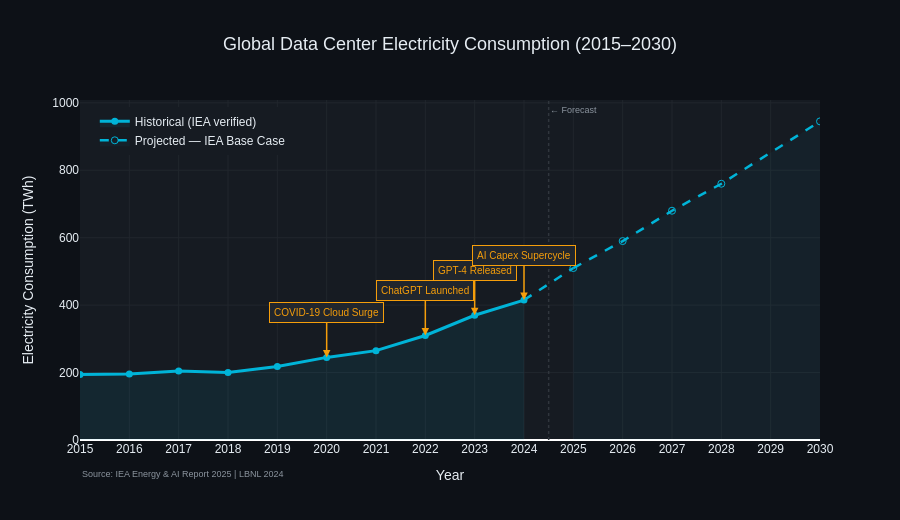

This figure's notebook cell:
### Code cell
# ── What this proves ─────────────────────────────────────────────────────────
# DC energy grew 114% from 2015 to 2024. The rate of growth visibly
# accelerates after 2022 — the AI inflection point. This is the opening
# chart of your report — it establishes the scale of the problem immediately.

yr  = 'Year'
twh = 'Global DC Energy (TWh)'

df_full = pd.concat([df_hist, df_proj]).dropna(subset=[yr, twh])
df_full[yr] = df_full[yr].astype(int)

hist = df_full[df_full[flag_col].str.strip() == 'H']
proj = df_full[df_full[flag_col].str.strip() == 'P']

# Bridge point connects last historical to first projected smoothly
bridge_x = [hist[yr].iloc[-1], proj[yr].iloc[0]]
bridge_y = [hist[twh].iloc[-1], proj[twh].iloc[0]]

fig = make_fig()

# Shaded area under historical curve
fig.add_trace(go.Scatter(
    x=hist[yr], y=hist[twh],
    fill='tozeroy', fillcolor='rgba(0,180,216,0.08)',
    line=dict(color=PALETTE['cyan'], width=3),
    mode='lines+markers',
    marker=dict(size=7, color=PALETTE['cyan']),
    name='Historical (IEA verified)'
))

# Bridge to projection
fig.add_trace(go.Scatter(
    x=bridge_x, y=bridge_y,
    line=dict(color=PALETTE['cyan'], width=2.5, dash='dash'),
    mode='lines', showlegend=False
))

# Projected line
fig.add_trace(go.Scatter(
    x=proj[yr], y=proj[twh],
    fill='tozeroy', fillcolor='rgba(0,180,216,0.04)',
    line=dict(color=PALETTE['cyan'], width=2.5, dash='dash'),
    mode='lines+markers',
    marker=dict(size=7, color=PALETTE['cyan'], symbol='circle-open'),
    name='Projected — IEA Base Case'
))

# Key event annotations
events = [
    (2020, 245, "COVID-19 Cloud Surge"),
    (2022, 310, "ChatGPT Launched"),
    (2023, 370, "GPT-4 Released"),
    (2024, 415, "AI Capex Supercycle"),
]
for ev_yr, ev_twh, ev_label in events:
    fig.add_annotation(
        x=ev_yr, y=ev_twh,
        text=ev_label,
        showarrow=True,
        arrowhead=2,
        arrowcolor=PALETTE['yellow'],
        arrowwidth=1.5,
        ax=0, ay=-45,
        font=dict(size=10, color=PALETTE['yellow']),
        bgcolor='#21262D',
        bordercolor=PALETTE['yellow'],
        borderpad=4,
    )

# Forecast divider line
fig.add_vline(x=2024.5, line_dash='dot', line_color='#30363D', line_width=1.5)
fig.add_annotation(x=2025, y=980, text="← Forecast",
                   showarrow=False, font=dict(size=9, color='#8B949E'))

fig.update_layout(
    title=dict(
        text='Global Data Center Electricity Consumption (2015–2030)',
        font=dict(size=18, color='#E6EDF3'), x=0.5
    ),
    xaxis=dict(title='Year', gridcolor='#21262D', dtick=1),
    yaxis=dict(title='Electricity Consumption (TWh)', gridcolor='#21262D'),
    legend=dict(x=0.02, y=0.98),
    height=520,
    annotations=fig.layout.annotations + (
        go.layout.Annotation(
            text='Source: IEA Energy & AI Report 2025 | LBNL 2024',
            x=0, y=-0.12, xref='paper', yref='paper',
            showarrow=False, font=dict(size=9, color='#8B949E')
        ),
    )
)

fig.write_html(str(OUT_DIR / "02_chart1_dc_energy_hero.html"))
fig.show()
print("✅ Chart 1 saved")

### Figure 1 — Plotly figure (JSON) as saved in the notebook; plotly's stock layout.template omitted (floating-point values rounded to 4 significant figures)
{"data": [{"fill": "tozeroy", "fillcolor": "rgba(0,180,216,0.08)", "line": {"color": "#00B4D8", "width": 3}, "marker": {"color": "#00B4D8", "size": 7}, "mode": "lines+markers", "name": "Historical (IEA verified)", "type": "scatter", "x": [2015, 2016, 2017, 2018, 2019, 2020, 2021, 2022, 2023, 2024], "y": [194.0, 196.0, 205.0, 200.0, 218.0, 245.0, 265.0, 310.0, 370.0, 415.0]}, {"line": {"color": "#00B4D8", "dash": "dash", "width": 2.5}, "mode": "lines", "showlegend": false, "type": "scatter", "x": [2024, 2025], "y": [415, 510]}, {"fill": "tozeroy", "fillcolor": "rgba(0,180,216,0.04)", "line": {"color": "#00B4D8", "dash": "dash", "width": 2.5}, "marker": {"color": "#00B4D8", "size": 7, "symbol": "circle-open"}, "mode": "lines+markers", "name": "Projected — IEA Base Case", "type": "scatter", "x": [2025, 2026, 2027, 2028, 2030], "y": [510.0, 590.0, 680.0, 760.0, 945.0]}], "layout": {"annotations": [{"arrowcolor": "#F59E0B", "arrowhead": 2, "arrowwidth": 1.5, "ax": 0, "ay": -45, "bgcolor": "#21262D", "bordercolor": "#F59E0B", "borderpad": 4, "font": {"color": "#F59E0B", "size": 10}, "showarrow": true, "text": "COVID-19 Cloud Surge", "x": 2020, "y": 245}, {"arrowcolor": "#F59E0B", "arrowhead": 2, "arrowwidth": 1.5, "ax": 0, "ay": -45, "bgcolor": "#21262D", "bordercolor": "#F59E0B", "borderpad": 4, "font": {"color": "#F59E0B", "size": 10}, "showarrow": true, "text": "ChatGPT Launched", "x": 2022, "y": 310}, {"arrowcolor": "#F59E0B", "arrowhead": 2, "arrowwidth": 1.5, "ax": 0, "ay": -45, "bgcolor": "#21262D", "bordercolor": "#F59E0B", "borderpad": 4, "font": {"color": "#F59E0B", "size": 10}, "showarrow": true, "text": "GPT-4 Released", "x": 2023, "y": 370}, {"arrowcolor": "#F59E0B", "arrowhead": 2, "arrowwidth": 1.5, "ax": 0, "ay": -45, "bgcolor": "#21262D", "bordercolor": "#F59E0B", "borderpad": 4, "font": {"color": "#F59E0B", "size": 10}, "showarrow": true, "text": "AI Capex Supercycle", "x": 2024, "y": 415}, {"font": {"color": "#8B949E", "size": 9}, "showarrow": false, "text": "← Forecast", "x": 2025, "y": 980}, {"font": {"color": "#8B949E", "size": 9}, "showarrow": false, "text": "Source: IEA Energy & AI Report 2025 | LBNL 2024", "x": 0, "xref": "paper", "y": -0.12, "yref": "paper"}], "font": {"color": "#E6EDF3", "family": "Arial"}, "height": 520, "legend": {"bgcolor": "#161B22", "bordercolor": "#30363D", "x": 0.02, "y": 0.98}, "paper_bgcolor": "#0D1117", "plot_bgcolor": "#161B22", "shapes": [{"line": {"color": "#30363D", "dash": "dot", "width": 1.5}, "type": "line", "x0": 2024.0, "x1": 2024.0, "xref": "x", "y0": 0, "y1": 1, "yref": "y domain"}], "title": {"font": {"color": "#E6EDF3", "size": 18}, "text": "Global Data Center Electricity Consumption (2015–2030)", "x": 0.5}, "xaxis": {"dtick": 1, "gridcolor": "#21262D", "title": {"text": "Year"}}, "yaxis": {"gridcolor": "#21262D", "title": {"text": "Electricity Consumption (TWh)"}}}}
